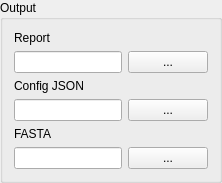
           <widget class="QGroupBox" name="group_output">
            <property name="title">
             <string>Output</string>
            </property>
            <layout class="QVBoxLayout" name="verticalLayout_28">
             <item>
              <layout class="QVBoxLayout" name="verticalLayout_26">
               <item>
                <widget class="QLabel" name="label_report">
                 <property name="text">
                  <string>Report</string>
                 </property>
                </widget>
               </item>
               <item>
                <layout class="QHBoxLayout" name="horizontalLayout_21">
                 <item>
                  <widget class="QLineEdit" name="lineEdit_report">
                   <property name="readOnly">
                    <bool>true</bool>
                   </property>
                  </widget>
                 </item>
                 <item>
                  <widget class="QPushButton" name="pushButton_report">
                   <property name="text">
                    <string>...</string>
                   </property>
                   <property name="flat">
                    <bool>false</bool>
                   </property>
                  </widget>
                 </item>
                </layout>
               </item>
              </layout>
             </item>
             <item>
              <layout class="QVBoxLayout" name="verticalLayout_31">
               <item>
                <widget class="QLabel" name="label_config_json">
                 <property name="text">
                  <string>Config JSON</string>
                 </property>
                </widget>
               </item>
               <item>
                <layout class="QHBoxLayout" name="horizontalLayout_25">
                 <item>
                  <widget class="QLineEdit" name="lineEdit_config_json">
                   <property name="readOnly">
                    <bool>true</bool>
                   </property>
                  </widget>
                 </item>
                 <item>
                  <widget class="QPushButton" name="pushButton_config_json">
                   <property name="text">
                    <string>...</string>
                   </property>
                  </widget>
                 </item>
                </layout>
               </item>
              </layout>
             </item>
             <item>
              <layout class="QVBoxLayout" name="verticalLayout_27">
               <item>
                <widget class="QLabel" name="label_fasta">
                 <property name="text">
                  <string>FASTA</string>
                 </property>
                </widget>
               </item>
               <item>
                <layout class="QHBoxLayout" name="horizontalLayout_22">
                 <item>
                  <widget class="QLineEdit" name="lineEdit_fasta">
                   <property name="readOnly">
                    <bool>true</bool>
                   </property>
                  </widget>
                 </item>
                 <item>
                  <widget class="QPushButton" name="pushButton_fasta">
                   <property name="text">
                    <string>...</string>
                   </property>
                  </widget>
                 </item>
                </layout>
               </item>
              </layout>
             </item>
            </layout>
           </widget>
